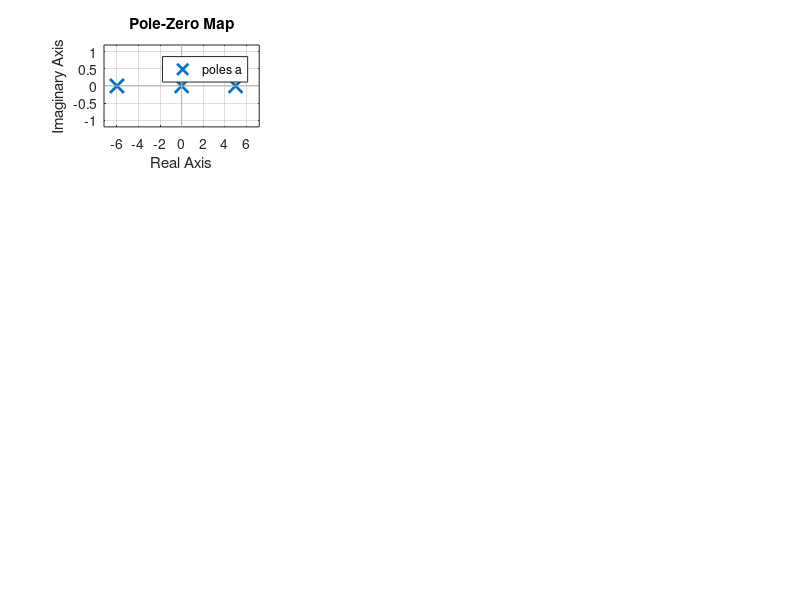

Here is the MATLAB script that generated this plot: (Note: this script raises an error after producing the figure.)
%Tejas Kajale

clc;
clear all;
close all;

%a
a=tf([3],[1,1,-30,0])
subplot(4,3,1)
pzmap(a)
pzplot(a)
pole(a)
zero(a)
title('G(s)= 3/(s(s-5)(s+6))')

%b
b=tf([1,0],[1,-4,-9,36,0])
subplot(4,3,2)
pzmap(b)
pzplot(b)
pole(b)
zero(b)
title('G(s)= s/(s(s^2-9)(s-4))')

%c
c=tf([1,-2,0],[1,0,-5,0])
subplot(4,3,3)
pzmap(c)
pzplot(c)
pole(c)
zero(c)
title('G(s)= (s(s-2))/(s(s^2-5))')

% d
d = tf([2], [1, 0, 5, 0])
subplot(4, 3, 4)
pzmap(d)
pzplot(d)
pole(d)
zero(d)
title('G(s) = 2/(s(s^2+5))')

% e
e = tf([1, 0], [1, 12, 52, 48, 192])
subplot(4, 3, 5)
pzmap(e)
pzplot(e)
pole(e)
zero(e)
title('G(s) = s/((s^2+4)(s^2+12s+48))')

% f
f = tf([1, 0, -16, 0], [1, 49, 39, -441, -432])
subplot(4, 3, 6)
pzmap(f)
pzplot(f)
pole(f)
zero(f)
title('G(s) = (s(s^2-16))/((s^2-9)(s^2+49s+48))')

% g
g = tf([1, -5, -16, 80, 0], [1, 0, 3])
subplot(4, 3, 7)
pzmap(g)
pzplot(g)
pole(g)
zero(g)
title('G(s) = (s(s^2-16)(s-5))/(s^2+3)')

% h
h = tf([1, 0, 13, 0], [1, 0, -9])
subplot(4, 3, 8)
pzmap(h)
pzplot(h)
pole(h)
zero(h)
title('G(s) = (s(s^2-13))/(s^2-9)')

% i
i = tf([1, 0, 28, 0, 27], [3])
subplot(4, 3, 9)
pzmap(i)
pzplot(i)
pole(i)
zero(i)
title('G(s) = ((s^2+27)(s^2+1))/3')

% j
j = tf([1, -7, 18, -126, 0, 200], [1, 0, 0])
subplot(4, 3, 11)
pzmap(j)
pzplot(j)
pole(j)
zero(j)
title('G(s) = ((s^2+13)(s^2+5)(s-7))/(s^2)')
